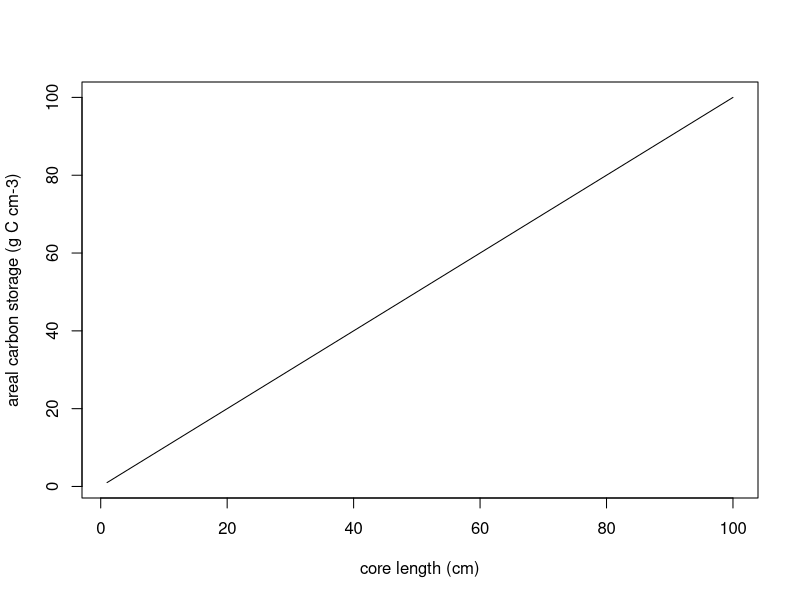

R code for this plot:
## ---- chunk 1
plot(1:100, 1:100, xlab = "core length (cm)", ylab = "areal carbon storage (g C cm-3)", type = "l")
